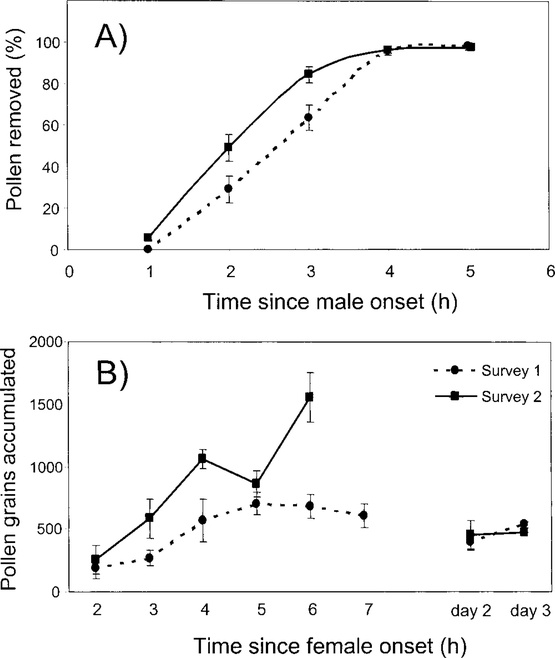
#> input picture Data_images/evanhoe2002floral/evanhoe2002floral.jpg, 555 x 658 px, shrunk from 1800 x 2133 before the run
$ python digitize_graphs.py
#> lines starting #> are read from the running program, lines starting #| are printed output that depends on the picture
#> in process_image, img is the input picture: shape (658, 555, 3); min 0, max 255, mean 245.4

import cv2
import pandas as pd
import numpy as np
import os
import glob
import matplotlib.pyplot as plt
import pytesseract

# Directories
INPUT_DIR = "Data_images"
OUTPUT_DIR = "data/extracted"

# Ensure output directory exists
os.makedirs(OUTPUT_DIR, exist_ok=True)

def analyze_axis_labels(img):
    """
    Uses OCR to find text labels at the bottom (X-axis) and left (Y-axis).
    Returns x_label, y_label.
    """
    height, width, _ = img.shape
#> height = 658; width = 555

    # Preprocess for text detection (grayscale, Otsu threshold)
    gray = cv2.cvtColor(img, cv2.COLOR_BGR2GRAY)
    _, thresh = cv2.threshold(gray, 0, 255, cv2.THRESH_BINARY_INV + cv2.THRESH_OTSU)
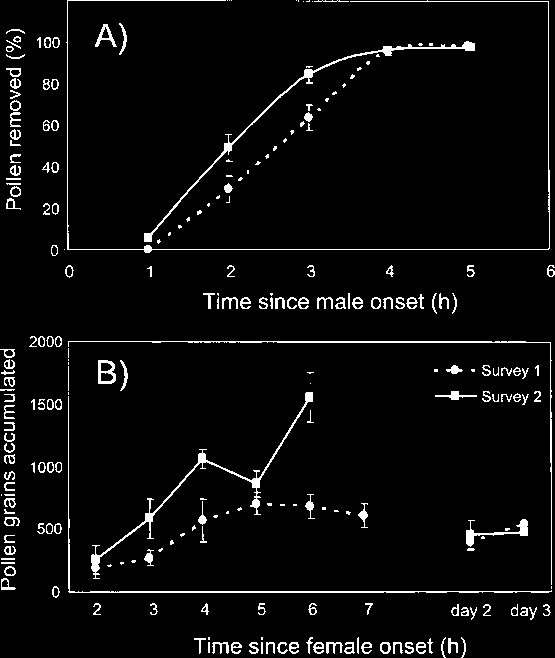
#> thresh: shape (658, 555); 4.3% white in thin lines or dots

    # Use pytesseract to get bounding boxes and text
    custom_config = r'--oem 3 --psm 11' # PSM 11: Sparse text
#> (the run stopped early here; a loop or call above may not have finished)
